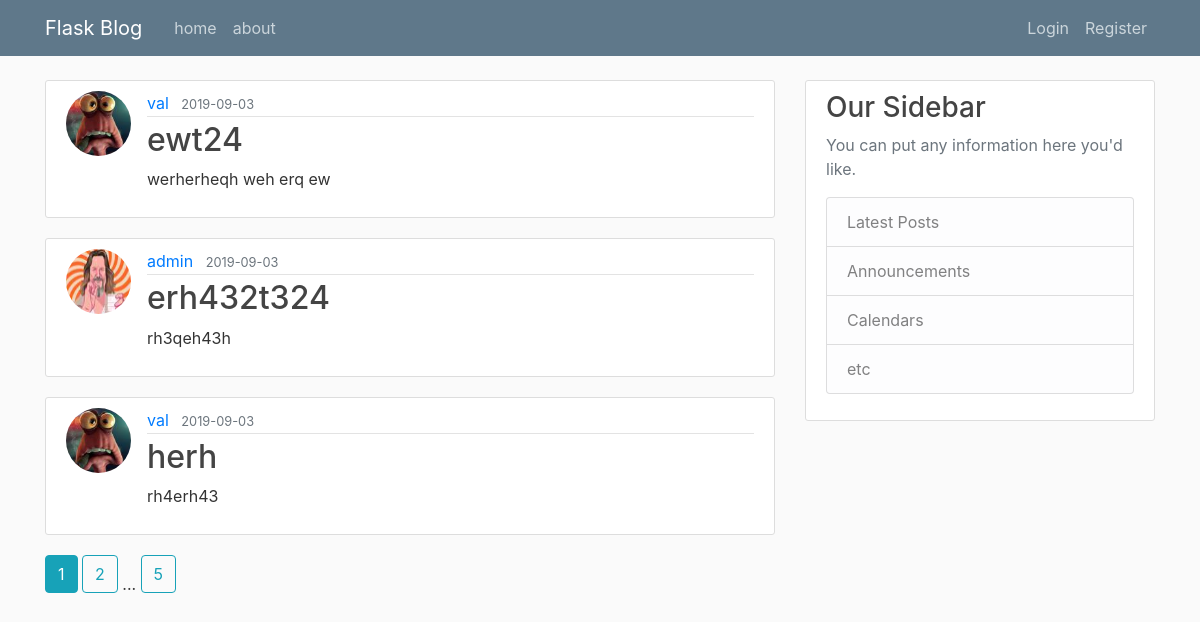
Page /home on the earlier database version.
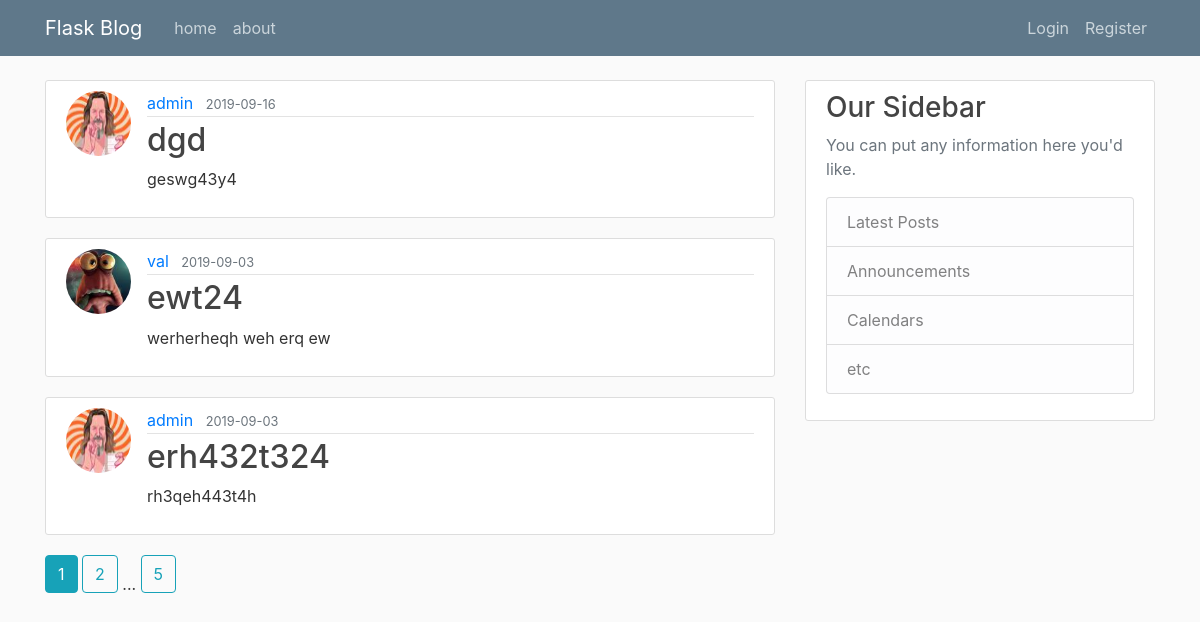
Same page on the later database version.
### blog/models.py (models this page shows, shortened)
class Post(db.Model):
    id = db.Column(db.Integer, primary_key=True)
    title = db.Column(db.String(100), nullable=False)
    date_posted = db.Column(db.DateTime, nullable=False, default=datetime.utcnow)
    content = db.Column(db.Text, nullable=False)
    user_id = db.Column(db.Integer, db.ForeignKey('user.id'), nullable=False)

class User(db.Model, UserMixin):  # to enherite methods: is_authenticated, is_active, ...
    id = db.Column(db.Integer, primary_key=True)
    username = db.Column(db.String(20), unique=True, nullable=False)
    email = db.Column(db.String(120), unique=True, nullable=False)
    image_file = db.Column(db.String(20), nullable=False, default='dafault.jpeg')
    password = db.Column(db.String(20), nullable=False)
    posts = db.relationship('Post', backref='author', lazy=True)

### blog/main/routes.py (the view)
@main.route("/")
@main.route("/home")
def home():
    page = request.args.get('page', 1, type=int)
    posts = Post.query.order_by(Post.date_posted.desc()).paginate(page=page, per_page=3)
    return render_template('home.html', posts=posts)

### blog/templates/home.html
{% extends "layout.html" %}
{% block content %}
    {% for post in posts.items %}
    <article class="media content-section">
      <img src="{{ url_for('static', filename='profile_pics/' + post.author.image_file) }}" class="rounded-circle article-img">
      <div class="media-body">
        <div class="article-metadata">
          <a class="mr-2" href="{{ url_for('users.user_posts', username=post.author.username)}}">{{ post.author.username }}</a>
          <small class="text-muted">{{ post.date_posted.strftime('%Y-%m-%d') }}</small>
        </div>
        <h2><a class="article-title" href="{{ url_for('posts.post', post_id=post.id)}}">{{ post.title }}</a></h2>
        <p class="article-content">{{ post.content }}</p>
      </div>
    </article>
    {% endfor %}
    {% for page_num in posts.iter_pages(left_edge=1, right_edge=1, left_current=1, right_current=2) %}
      {% if page_num %}
        {% if posts.page == page_num %}
          <a class="btn btn-info mb-4" href="{{ url_for('main.home', page=page_num) }}">{{ page_num }}</a>
        {% else %}
          <a class="btn btn-outline-info mb-4" href="{{ url_for('main.home', page=page_num) }}">{{ page_num }}</a>
        {% endif %}
      {% else %}
        ...
      {% endif %}
    {% endfor %}
{% endblock content %}

Differences in the rows shown:
no longer on this page (row unchanged): Post: image_file (picture), author.username "val", date_posted "2019-09-03", title "herh", content "rh4erh43"
added Post: image_file (picture), author.username "admin", date_posted "2019-09-16", title "dgd", content "geswg43y4"
changed Post "erh432t324": content "rh3qeh43h" → "rh3qeh443t4h"
